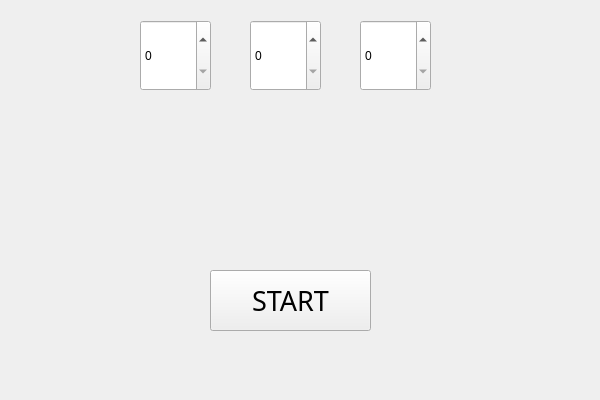
<?xml version="1.0" encoding="UTF-8"?>
<ui version="4.0">
 <class>timersWindow</class>
 <widget class="QWidget" name="timersWindow">
  <property name="geometry">
   <rect>
    <x>0</x>
    <y>0</y>
    <width>600</width>
    <height>400</height>
   </rect>
  </property>
  <property name="windowTitle">
   <string>Timer</string>
  </property>
  <widget class="QSpinBox" name="hours">
   <property name="geometry">
    <rect>
     <x>140</x>
     <y>20</y>
     <width>71</width>
     <height>71</height>
    </rect>
   </property>
  </widget>
  <widget class="QSpinBox" name="minutes">
   <property name="geometry">
    <rect>
     <x>250</x>
     <y>20</y>
     <width>71</width>
     <height>71</height>
    </rect>
   </property>
  </widget>
  <widget class="QSpinBox" name="seconds">
   <property name="geometry">
    <rect>
     <x>360</x>
     <y>20</y>
     <width>71</width>
     <height>71</height>
    </rect>
   </property>
  </widget>
  <widget class="QPushButton" name="startButton">
   <property name="geometry">
    <rect>
     <x>210</x>
     <y>270</y>
     <width>161</width>
     <height>61</height>
    </rect>
   </property>
   <property name="font">
    <font>
     <family>Noto Sans</family>
     <pointsize>20</pointsize>
    </font>
   </property>
   <property name="text">
    <string>START</string>
   </property>
  </widget>
 </widget>
 <resources/>
 <connections/>
</ui>
